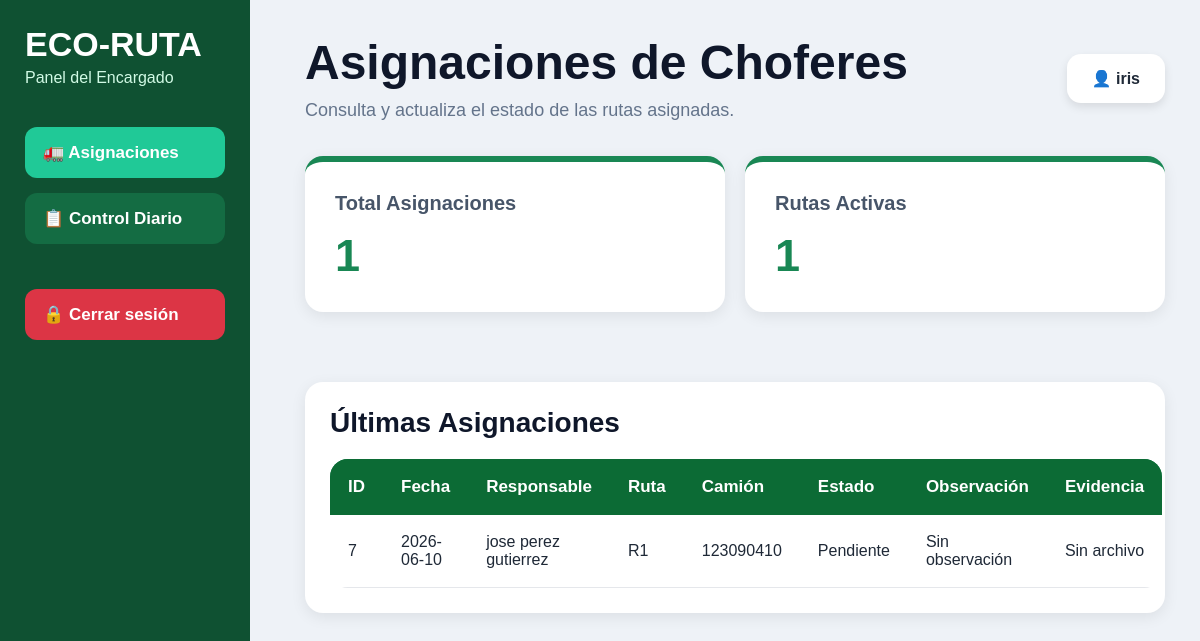
/panel_chofer (signed in), run on the app's committed database.
### tables this page shows
CREATE TABLE asignacion (

    id_asignacion INTEGER PRIMARY KEY AUTOINCREMENT,

    fecha TEXT NOT NULL,

    id_responsable INTEGER NOT NULL,

    id_ruta INTEGER NOT NULL,

    id_camion INTEGER NOT NULL, hora_fin TEXT, comentario_chofer TEXT DEFAULT '', estado TEXT DEFAULT 'Pendiente',

    FOREIGN KEY (id_responsable)
        REFERENCES responsable(id_responsable)
        ON UPDATE CASCADE
        ON DELETE RESTRICT,

    FOREIGN KEY (id_ruta)
        REFERENCES ruta(id_ruta)
        ON UPDATE CASCADE
        ON DELETE RESTRICT,

    FOREIGN KEY (id_camion)
        REFERENCES camion(id_camion)
        ON UPDATE CASCADE
        ON DELETE RESTRICT

);

CREATE TABLE responsable (

    id_responsable INTEGER PRIMARY KEY AUTOINCREMENT,

    nombre TEXT NOT NULL,

    cargo TEXT,

    telefono TEXT,

    licencia TEXT

);

CREATE TABLE "ruta" (
        id_ruta      INTEGER PRIMARY KEY AUTOINCREMENT,
        nombre_ruta  TEXT NOT NULL,
        descripcion  TEXT,
        distancia_km REAL NOT NULL,
        id_colonia   INTEGER
    );

CREATE TABLE camion (

    id_camion INTEGER PRIMARY KEY AUTOINCREMENT,

    placas TEXT NOT NULL UNIQUE,

    capacidad_kg REAL NOT NULL,

    estado TEXT NOT NULL DEFAULT 'Activo',

    CHECK (
        estado IN (
            'Activo',
            'En mantenimiento',
            'Fuera de servicio'
        )
    )

);

### app.py (the view)
@app.route('/panel_chofer')
def panel_chofer():
    if 'usuario' not in session:
        return redirect('/')
    conexion = sqlite3.connect('eco_ruta.db')
    conexion.row_factory = sqlite3.Row
    cursor = conexion.cursor()
    cursor.execute("""

        SELECT
            a.id_asignacion,
            a.fecha,

            r.nombre_ruta,
            c.placas,
            resp.nombre,

            COALESCE(cc.estado, 'Pendiente') AS estado,
            COALESCE(cc.observacion, '') AS observacion,
            cc.evidencia

        FROM asignacion a

        INNER JOIN ruta r
        ON a.id_ruta = r.id_ruta

        INNER JOIN camion c
        ON a.id_camion = c.id_camion

        INNER JOIN responsable resp
        ON a.id_responsable = resp.id_responsable

        LEFT JOIN control_chofer cc
        ON a.id_asignacion = cc.id_asignacion

        ORDER BY a.id_asignacion DESC

    """)
    asignaciones = cursor.fetchall()
    conexion.close()
    return render_template(
        'panel_chofer.html',
        asignaciones=asignaciones
    )

### templates/panel_chofer.html (shortened to what this page needs)
<!DOCTYPE html>
<html lang="es">
<head>
    <link rel="stylesheet"
    href="{{ url_for('static', filename='css/style.css') }}">
</head>
<body>
<div class="contenedor-panel">
    <aside class="sidebar">
        <div class="logo">
            <h1>ECO-RUTA</h1>
            <p>Panel del Encargado</p>
        </div>
        <nav class="menu">
            <a href="/panel_chofer" class="activo">
                🚛 Asignaciones
            </a>
            <a href="/control_chofer">
               📋 Control Diario
            </a>
            <a href="/cerrar_sesion" class="cerrar">
                🔒 Cerrar sesión
            </a>
        </nav>
    </aside>
    <main class="contenido">
        <div class="header">
            <div>
                <h1>Asignaciones de Choferes</h1>
                <p>
                    Consulta y actualiza el estado de las rutas asignadas.
                </p>
            </div>
            <div class="usuario-box">
                <span>
                    👤 {{ session['usuario'] }}
                </span>
            </div>
        </div>
        <div class="cards">
            <div class="card">
                <h3>Total Asignaciones</h3>
                <p>{{ asignaciones|length }}</p>
            </div>
            <div class="card">
                <h3>Rutas Activas</h3>
                <p>{{ asignaciones|length }}</p>
            </div>
        </div>
        <div class="tabla-container">
            <div class="tabla-header">
                <h2>Últimas Asignaciones</h2>
            </div>
            <table>
                <thead>
                    <tr>
                        <th>ID</th>
                        <th>Fecha</th>
                        <th>Responsable</th>
                        <th>Ruta</th>
                        <th>Camión</th>
                        <th>Estado</th>
                        <th>Observación</th>
                        <th>Evidencia</th>
                    </tr>
                </thead>
                <tbody>
                    {% if asignaciones %}
                        {% for asignacion in asignaciones %}
                        <tr>
                            <td>
                                {{ asignacion.id_asignacion }}
                            </td>
                            <td>
                                {{ asignacion.fecha }}
                            </td>
                            <td>
                                {{ asignacion.nombre }}
                            </td>
                            <td>
                                {{ asignacion.nombre_ruta }}
                            </td>
                            <td>
                                {{ asignacion.placas }}
                            </td>
                            <td>
                                <span class="estado">
                                    {{ asignacion.estado or 'Pendiente' }}
                                </span>
                            </td>
                            <td>
                                {{ asignacion.observacion or 'Sin observación' }}
                            </td>
                            <td>
                                {% if asignacion.evidencia %}
                                    <a
                                        href="{{ url_for('static', filename='uploads/' + asignacion.evidencia) }}"
                                        target="_blank"
                                    >
                                        Ver archivo
                                    </a>
                                {% else %}
                                    Sin archivo
                                {% endif %}
                            </td>
                        </tr>
                        {% endfor %}
                    {% else %}
                        <tr>
                            <td colspan="8" style="text-align:center; padding:20px;">
                                No hay asignaciones registradas.
                            </td>
                        </tr>
                    {% endif %}
                </tbody>
            </table>
        </div>
    </main>
</div>
</body>
</html>

### static/css/style.css (style rules this page uses)
* { margin:0; padding:0; box-sizing:border-box; font-family:'Segoe UI', sans-serif; }
body { background:#f3f6f4; color:#1f2937; }
.sidebar { width:270px; background:linear-gradient(to bottom,#0c6b35,#14532d); padding:30px 20px; color:white; position:fixed; height:100%; }
.sidebar h1 { font-size:38px; margin-bottom:10px; }
.sidebar p { color:#d1fae5; margin-bottom:30px; }
.activo { background:#22c55e; }
.contenido { margin-left:270px; width:calc(100% - 270px); padding:40px; }
.header { display:flex; justify-content:space-between; align-items:center; margin-bottom:35px; }
.header h1 { font-size:50px; color:#0f172a; }
.header p { color:#64748b; margin-top:8px; font-size:18px; }
.card { background:white; padding:35px; border-radius:22px; box-shadow:0 10px 30px rgba(0,0,0,0.06); margin-bottom:35px; }
table { width:100%; border-collapse:collapse; overflow:hidden; border-radius:18px; }
table th { background:#0c6b35; color:white; padding:18px; text-align:left; font-size:17px; }
table td { padding:18px; border-bottom:1px solid #e5e7eb; background:white; }
* { margin:0; padding:0; box-sizing:border-box; font-family:Arial, Helvetica, sans-serif; }
body { background:#eef2f7; }
.contenedor-panel { display:flex; min-height:100vh; }
.sidebar { width:250px; background:#0f5132; padding:25px; color:white; }
.logo h1 { font-size:34px; margin-bottom:5px; }
.logo p { color:#d1fae5; margin-bottom:40px; }
.menu { display:flex; flex-direction:column; gap:15px; }
.menu a { text-decoration:none; color:white; background:#146c43; padding:15px 18px; border-radius:12px; font-size:17px; font-weight:bold; transition:0.3s; display:flex; justify-content:space-between; align-items:center; }
.menu .activo { background:#20c997; }
.menu .cerrar { background:#dc3545; margin-top:30px; }
.contenido { flex:1; padding:35px; }
.header h1 { font-size:48px; color:#0f172a; }
.header p { margin-top:10px; color:#64748b; font-size:18px; }
.usuario-box { background:white; padding:15px 25px; border-radius:14px; box-shadow:0 4px 10px rgba(0,0,0,0.1); font-weight:bold; }
.cards { display:grid; grid-template-columns:repeat(auto-fit,minmax(250px,1fr)); gap:20px; margin-bottom:35px; }
.card { background:white; padding:30px; border-radius:18px; box-shadow:0 4px 15px rgba(0,0,0,0.08); border-top:6px solid #198754; }
.card h3 { color:#475569; margin-bottom:15px; font-size:20px; }
.card p { font-size:45px; color:#198754; font-weight:bold; }
.tabla-container { background:white; border-radius:18px; padding:25px; box-shadow:0 4px 15px rgba(0,0,0,0.08); }
.tabla-header { margin-bottom:20px; }
.tabla-header h2 { font-size:28px; color:#0f172a; }
table { width:100%; border-collapse:collapse; }
thead { background:#198754; color:white; }
th { padding:18px; text-align:left; }
td { padding:18px; border-bottom:1px solid #e2e8f0; }

### data on the page
asignacion: id_asignacion "7", fecha "2026-06-10", nombre "jose perez gutierrez", nombre_ruta "R1", placas "123090410", estado "Pendiente", observacion "Sin observación"

### other printed values
{{ session['usuario'] }} "iris"
{{ asignaciones|length }} "1"
